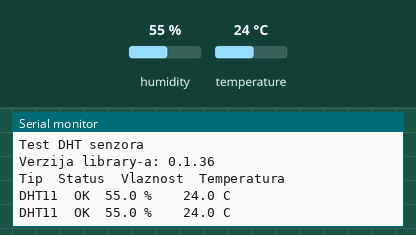
This sketch was run on a simulated Arduino Uno, built with avr-gcc and run on an emulated ATmega328P. Parts: the last lines printed to the serial monitor. Inputs (shaded band) come from the test bench; at power-on: humidity 55 %, temperature 24 °C.

Above: at 2.8 s.
2.9 s: humidity set to 22 %
At 5.0 s:
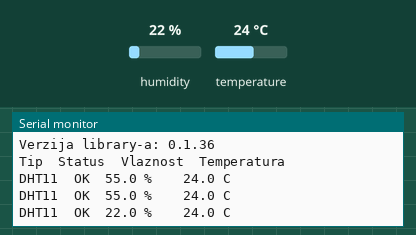
5.6 s: temperature set to 12 °C
At 7.4 s:
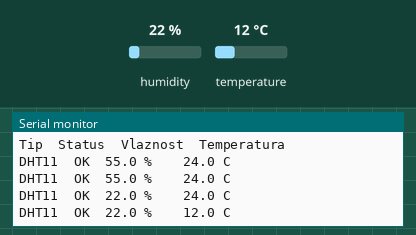
8.3 s: humidity set to 40 %
At 11.0 s:
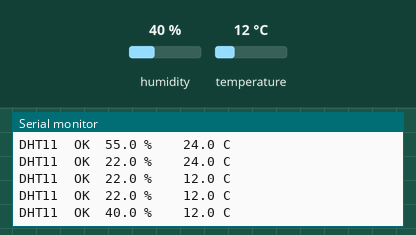
Timing chart, 0 to 12.5 s (numbered marks = the images above; inputs shaded):
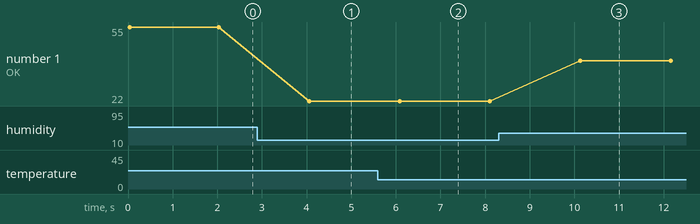

The sketch:

DHT11Temperature.ino
```cpp
//

#include <dht.h>

dht DHT;

#define DHT11_PIN 5 // Na koji digitalni port se spaja podatkovni pin senzora

void setup()
{
  Serial.begin(19200);
  Serial.println("Test DHT senzora");
  Serial.print("Verzija library-a: ");
  Serial.println(DHT_LIB_VERSION);  // Ispis trenutne verzije library-a, sve verzije od, i uključujući 0.1.13 rade na svim arduinima
  Serial.println("\nTip\tStatus\tVlaznost\tTemperatura");  //Tip: tip senzora, Status: da li je sve u redu s ocitavanjem podataka s senzora
}

void loop()
{
  Serial.print("DHT11\t");
  int check = DHT.read11(DHT11_PIN);  // Čita pin s kojeg se primaju podaci
                                      //DHT11_PIN se moze promijeniti za druge verzije senzora po potrebi
  int statusNumber;

  // Ispis i provjera statusa senzora
  statusNumber = CheckSensorStatus(check);

  // Ispis primljenih podataka
  Serial.print(DHT.humidity, 1);
  Serial.print(" %");
  Serial.print("\t\t");
  Serial.print(DHT.temperature, 1);
  Serial.println(" C");

  delay(2000);
}

int CheckSensorStatus (int check) {
 switch (check)
  {
    case DHTLIB_OK:  // Sve je u redu
	Serial.print("OK\t");
        return 400;
    case DHTLIB_ERROR_CHECKSUM: // Primljeni podaci su krivi
	Serial.print("Checksum error\t");
        return 401;
    case DHTLIB_ERROR_TIMEOUT: // Komunikacija s senzorom nije uspijela
	Serial.print("Time out error\t");
	return 402;
    case DHTLIB_ERROR_CONNECT:
        Serial.print("Connect error\t");
        return 403;
    case DHTLIB_ERROR_ACK_L:
        Serial.print("Ack Low error\t");
        return 404;
    case DHTLIB_ERROR_ACK_H:
        Serial.print("Ack High error\t");
        return 405;
    default:
        Serial.print("Unknown error\t");
	return 410;
  }
}
```

Measured:
- after the input at 2.9 s, the serial monitor: prints a new line after 1.2 s (image 1)
- after the input at 5.6 s, the serial monitor: prints a new line after 0.48 s (image 2)
- after the input at 8.3 s, the serial monitor: prints a new line after 1.8 s (image 3)
- plotted number 1: 55 → 22 after the input at 2.9 s, 22 → 40 after the input at 8.3 s
